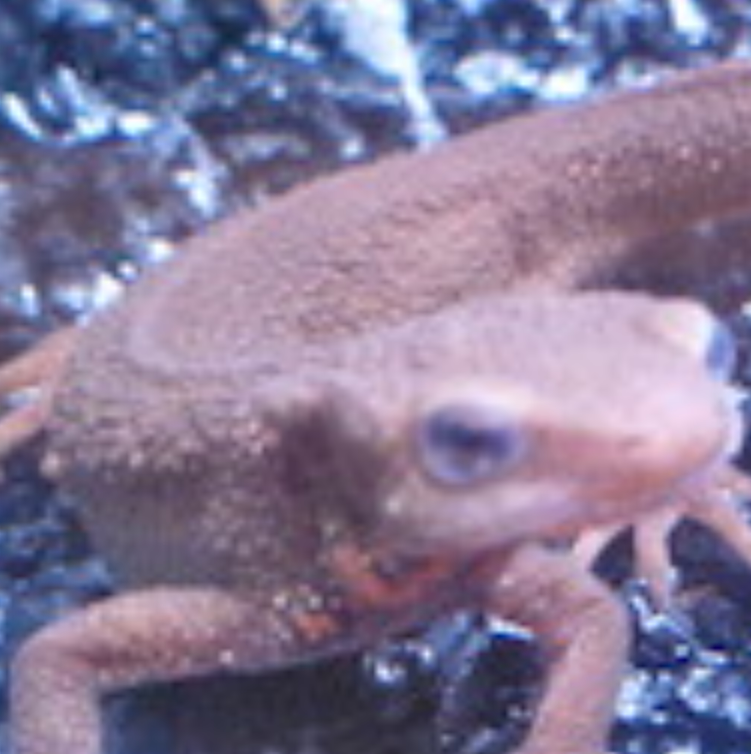
#> input picture image.png, 751 x 754 px, found by its file name
$ python 'sobel filter.py'
#> lines starting #> are read from the running program, lines starting #| are printed output that depends on the picture
import cv2 as cv
import numpy as np

img = cv.imread(r'D:\\Omdena\\image.png', cv.IMREAD_GRAYSCALE)
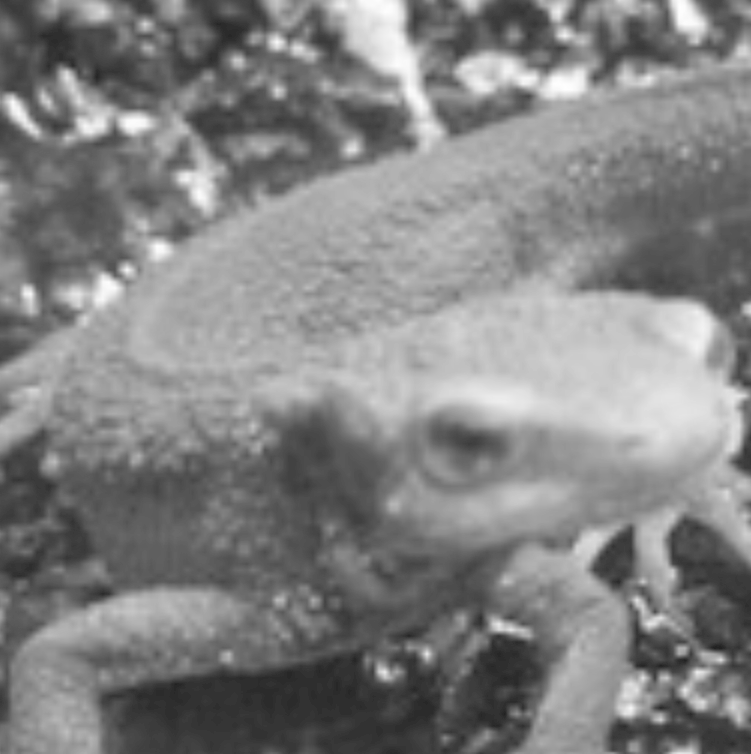
#> img: shape (754, 751); min 34, max 255, mean 130.4

sobelx = cv.Sobel(img, cv.CV_64F, 1, 0, ksize=3)
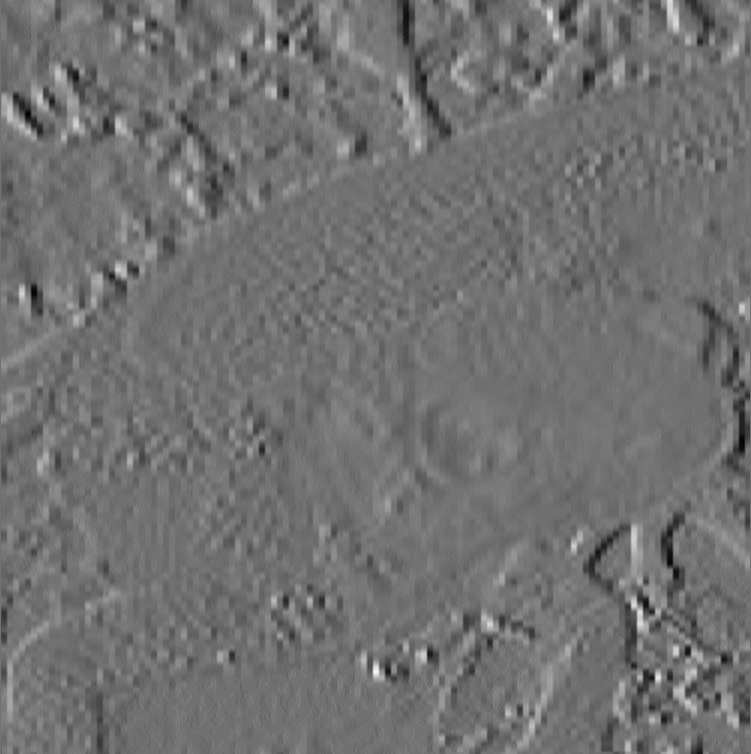
#> sobelx: shape (754, 751) float64; min -151, max 189, mean 0; drawn with min black and max white

sobely = cv.Sobel(img, cv.CV_64F, 0, 1, ksize=3)
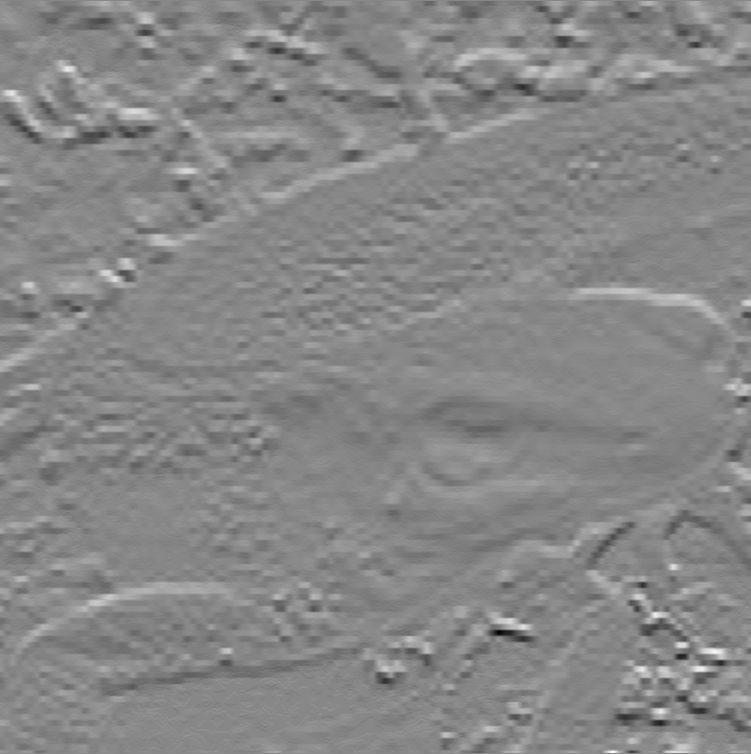
#> sobely: shape (754, 751) float64; min -234, max 207, mean -0.4; drawn with min black and max white

sobel = cv.addWeighted(sobelx, 5, sobely, 5, 0)
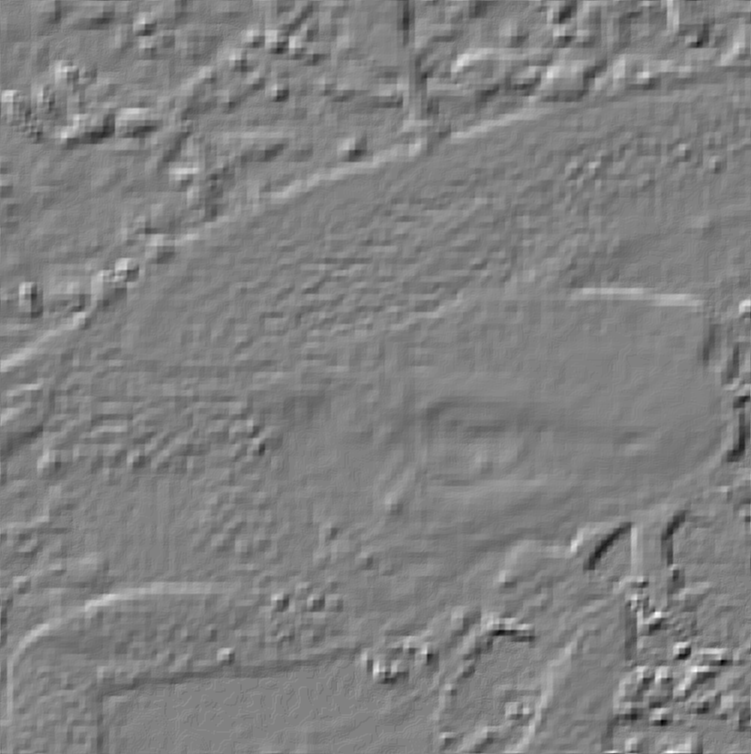
#> sobel: shape (754, 751) float64; min -1280, max 1250, mean -1.9; drawn with min black and max white

cv.imwrite('image_sobel.png', sobel)
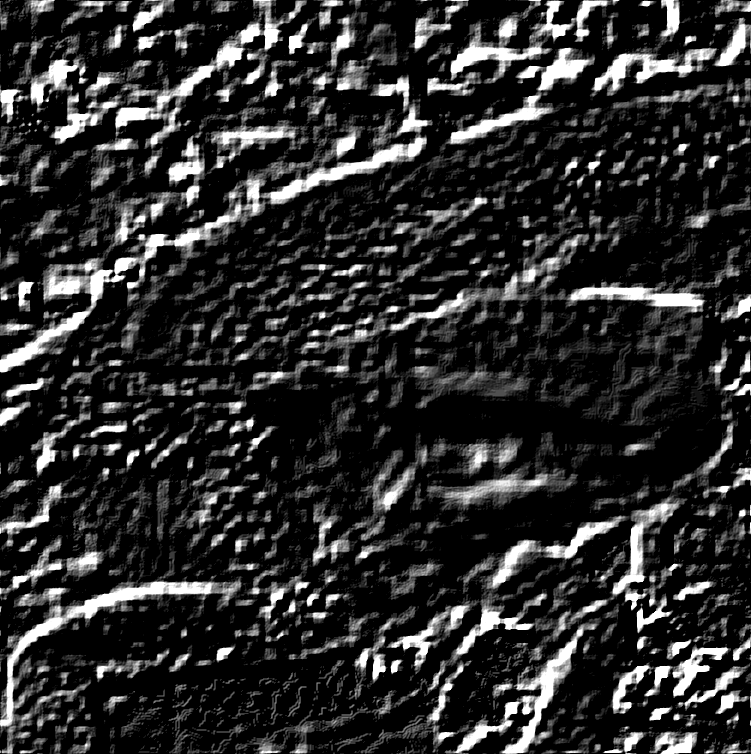
#> saved as image_sobel.png: shape (754, 751); min 0, max 255, mean 44.9
